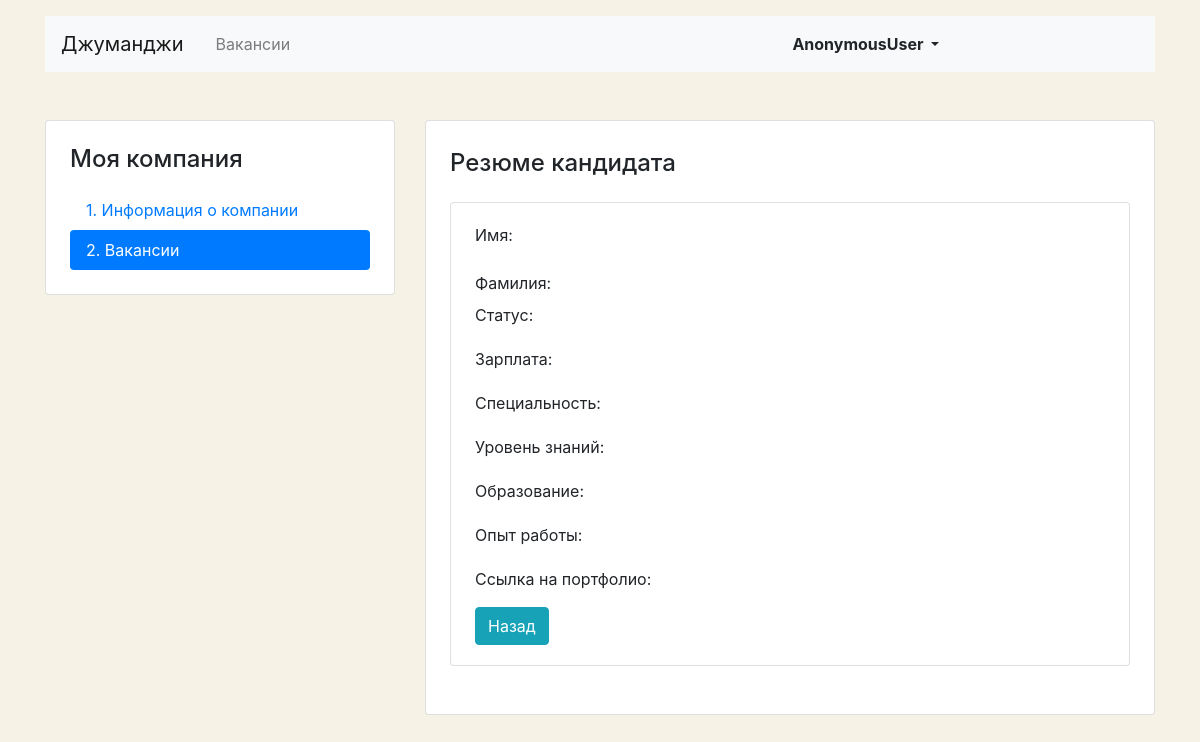
The page /mycompany/vacancies/1/resume/1 on the database as committed earlier.
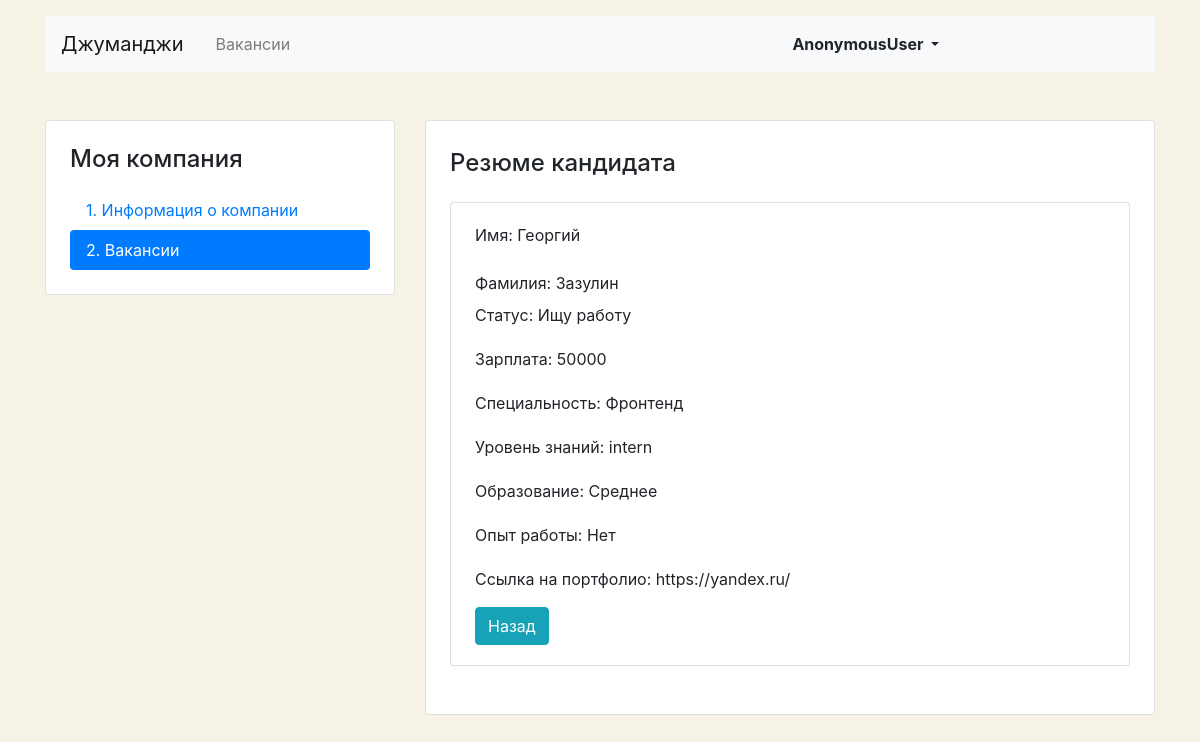
The same page on the database as committed later.
### Jobs/models.py (models this page shows)
class User(AbstractUser):
    pass

class Resume(models.Model):
    user = models.OneToOneField(User, on_delete=models.CASCADE)
    name = models.CharField(max_length=64)
    surname = models.CharField(max_length=64)
    class WorkStatusChoices(models.TextChoices):
        not_in_search = 'Не ищу работу'
        consideration = 'Рассматриваю предложения'
        in_search = 'Ищу работу'
    status = models.CharField(max_length=100,
                              choices=WorkStatusChoices.choices,
                              default=WorkStatusChoices.in_search)
    salary = models.CharField(max_length=15)
    class SpecialtyChoices(models.TextChoices):
        frontend = 'Фронтенд'
        backend = 'Бэкенд'
        gamedev = 'Геймдев'
        devops = 'Девопс'
        design = 'Дизайн'
        products = 'Продукты'
        management = 'Менеджмент'
        testing = 'Тестирование'
    specialty = models.CharField(max_length=64,
                                 choices=SpecialtyChoices.choices,
                                 default=SpecialtyChoices.frontend)
    class GradeChoices(models.TextChoices):
        intern = 'intern'
        junior = 'junior'
        middle = 'middle'
        senior = 'senior'
        lead = 'lead'
    grade = models.CharField(max_length=100,
                             choices=GradeChoices.choices,
                             default=GradeChoices.intern)
    class EducationChoices(models.TextChoices):
        missing = 'Отсутствует'
        secondary = 'Среднее'
        vocational = 'Средне-специальное'
        incomplete_higher = 'Неполное высшее'
        higher = 'Высшее'
    education = models.CharField(max_length=100, choices=EducationChoices.choices)
    experience = models.CharField(max_length=100)
    portfolio = models.URLField()

### Jobs/companies/views.py (the view)
# urls.py: path('vacancies/<int:pk_vacancy>/resume/<int:pk_user>', ResumeView.as_view(), name='company_resume'),
class ResumeView(DetailView):
    template_name = 'companies/company_resume.html'
    context_object_name = 'user'
    pk_url_kwarg = 'pk_user'
    def get_queryset(self):
        return User.objects.filter(id=self.kwargs['pk_user']).select_related('resume')

### JorbJobs/templates/companies/company_resume.html (shortened to what this page needs)
{% extends 'base.html' %}
{% load mytags %}
{% block content %}
    <div class="row mt-5">
      <div class="col-12 col-lg-4">
        <aside class="pt-3 pb-4 px-4 mb-5 card">
          <h1 class="h4 pt-2 pb-2">Моя компания</h1>
          <div class="nav flex-column nav-pills">
            <a class="nav-link" href="{% url 'my_company' %}">1. Информация о&nbsp;компании</a>
            <a class="nav-link active" href="#">2. Вакансии</a>
          </div>
        </aside>
      </div>
      <div class="col-12 col-lg-8">
        <div class="card">
          <div class="card-body px-4 pb-4">
            <section class="tab-pane fade show active">
              <h2 class="h4 pt-2 pb-3">Резюме кандидата</h2>
          <div class="card mb-4">
            <div class="card-body px-4">
              <div class="row">
                <div class="col-12 col-md-8 col-lg-9">
                  <p class="pb-2">Имя: {{ user.resume.name }}</p>
                  <p class="mb-2">Фамилия: {{ user.resume.surname }}</p>
                  <p>Статус: {{ user.resume.status }}</p>
                  <p class="pt-1">Зарплата: {{ user.resume.salary }}</p>
                  <p class="pt-1">Специальность: {{ user.resume.specialty }}</p>
                  <p class="pt-1">Уровень знаний: {{ user.resume.grade }}</p>
                  <p class="pt-1">Образование: {{ user.resume.education }}</p>
                  <p class="pt-1">Опыт работы: {{ user.resume.experience }}</p>
                  <p class="pt-1">Ссылка на портфолио: {{ user.resume.portfolio }}</p>
                </div>
                <div class="col-12 col-md-4 col-lg-3 d-flex align-items-end">
                </div>
                </div>
              <a href="{{ request.META.HTTP_REFERER }}" class="btn btn-info" >Назад</a>
              </div>
            </div>
            </section>
          </div>
        </div>
      </div>
    </div>
{% endblock %}

Rows that differ between the two databases and show on the page:
now on this page (row edited): User: resume.name "Георгий", resume.surname "Зазулин", resume.status "Ищу работу", resume.salary "50000", resume.specialty "Фронтенд", resume.grade "intern", resume.education "Среднее", resume.experience "Нет", resume.portfolio "https://yandex.ru/"
